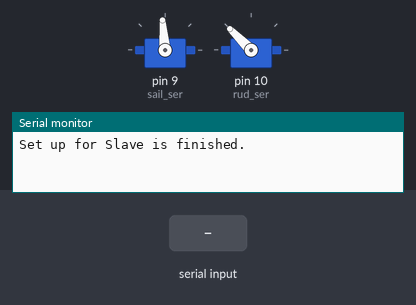
The sketch below on a simulated Arduino Uno, built with avr-gcc and run on an emulated ATmega328P. On the bench: 2 × servo, the last lines printed to the serial monitor. The inputs (shaded band) are chosen by the test bench.

Above: at 1.7 s.
1.8 s: "S90\n" received over Serial
At 2.4 s:
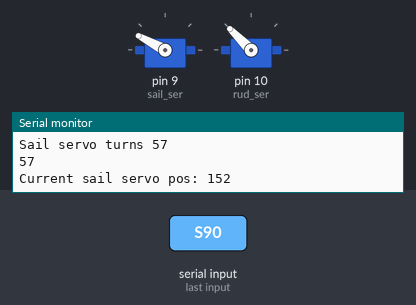
3.5 s: "W" received over Serial
5.0 s: "R90\n" received over Serial
At 5.9 s:
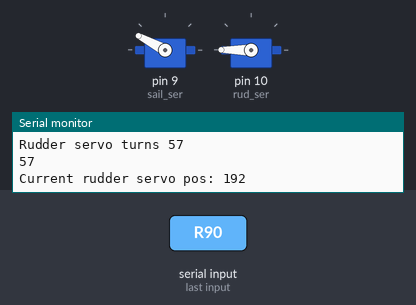
6.5 s: "Z90\n" received over Serial
At 7.0 s:
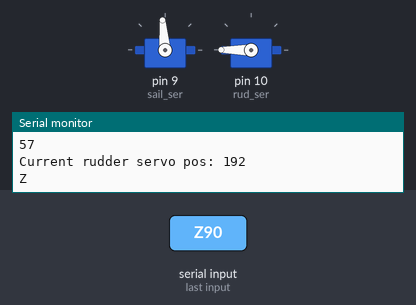
8.0 s: "Q,45\n" received over Serial
At 9.2 s:
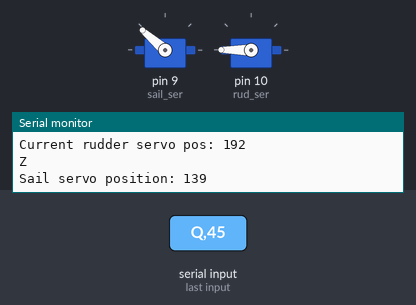
9.5 s: "X90\n" received over Serial
At 10.6 s:
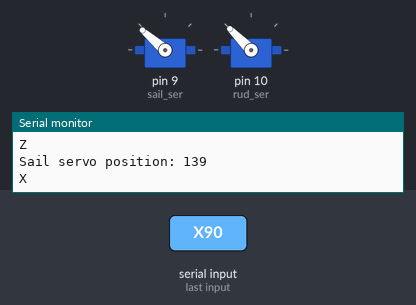
Timing chart, 0 to 12.0 s (numbered marks = the images above; inputs shaded):
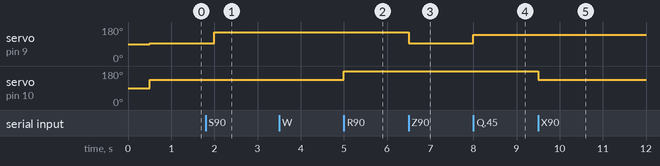

Measured:
- after the input at 1.8 s, servo on pin 9 (sail_ser): 95° → 152° after 0.20 s
- after the input at 5.0 s, servo on pin 10 (rud_ser): 135° → 180° at once
- after the input at 6.5 s, servo on pin 9 (sail_ser): 152° → 95° at once
- after the input at 8.0 s, servo on pin 9 (sail_ser): 95° → 139° at once
- after the input at 9.5 s, servo on pin 10 (rud_ser): 180° → 135° at once

The sketch:

Slave.ino
```cpp
#include <Servo.h>

// Slave:
// Receive command from master and send corresponding command to servo 1/2.
// Command:
// S/R + A/D + degree: sail/front wheel turns left/right for a given degree.
// Q/W + A/D + degree: sail/front wheel turns TO the position of left/right angle with the given degree.
// Z/X: sail/front wheel turns back to the course direction.

Servo sail_ser;
Servo rud_ser;
int sail_pos = 95;     // 0 - 180
int rud_pos = 135;      // 100 - 165


void setup() {
  // put your setup code here, to run once:
  sail_ser.attach(9);//the servo control used PWM
  rud_ser.attach(10);//the servo control used PWM2
  Serial.begin(9600);
  delay(500);
  while (Serial.read() >= 0) {} //清除可能存在的缓存
  sail_ser.write(sail_pos);
//  delay(150);
//  sail_ser.write(-sail_pos);
  rud_ser.write(rud_pos);
  Serial.println("Set up for Slave is finished.");
}

void loop() {
  // put your main code here, to run repeatedly:
  while (Serial.available()){
    int inChar = Serial.read();
    int delta_pos;
    delta_pos = decide_angle();
    if ((char)inChar == 'Z') {
      sail_pos = 95;
      sail_ser.write(sail_pos);
      Serial.println("Z");
    }
    if ((char) inChar == 'X') {
      rud_pos = 135;
      rud_ser.write(rud_pos);
      Serial.println("X");
    }
    if ((char)inChar == 'S') {
      sail_pos += delta_pos;
      if (sail_pos > 180) {
        sail_pos = 180;
      } else if (sail_pos < 0) {
        sail_pos = 0;
      }
      sail_ser.write(sail_pos);
      Serial.print("Sail servo turns ");
      Serial.println(delta_pos);
      Serial.println(delta_pos);
      Serial.print("Current sail servo pos: ");
      Serial.println(sail_pos);
    } else if ((char)inChar == 'R') {
      rud_pos += delta_pos;
//      if (rud_pos > 165) {
//        rud_pos = 165;
//      } else if (rud_pos < 100) {
//        rud_pos = 100;
//      }
      rud_ser.write(rud_pos);
      Serial.print("Rudder servo turns ");
      Serial.println(delta_pos);
      Serial.println(delta_pos);
      Serial.print("Current rudder servo pos: ");
      Serial.println(rud_pos);
//      delay(150);
//      rud_ser.write(-rud_pos);
    }
    if ((char)inChar == 'Q') {
      sail_pos = 95 + delta_pos;
      sail_ser.write(sail_pos);
      Serial.print("Sail servo position: ");
      Serial.println(sail_pos);
    } else if ((char)inChar == 'W') {
      rud_pos = 135 + delta_pos;
      rud_ser.write(rud_pos);
      Serial.print("Rudder servo position: ");
      Serial.println(rud_pos);
    }
//    Serial.println();
//    else {
//      Serial.println("Invalid servo.");
//    }
  }

  delay(500);
}

// TODO: 不确定向左向右的正负号
int decide_angle() {
  int cmd;
  if (Serial.available()){
    cmd = Serial.read();
    if (cmd == 'D') {
      return -read_abs_angle();
    } else if (cmd == 'A') {
      return read_abs_angle();
    }
//    else {
//      Serial.println("Invalid command.");
//    }
  }

}

// TODO: 没有处理异常的角度输入 & 角度输入必须为正
int read_abs_angle() {
  int current_char;
  String inString = "";
  while (true) {
    if (Serial.available()){
      current_char = Serial.read();
      // 注意：因为我们必须把指令读入之后在判断是否为数字，所以这个函数会消耗指令之后的一个字符才能break（建议每次传输指令时在角度后加一个空格啥的）
      if (isDigit(current_char)) {
        inString += (char)current_char;
      } else {
        break;
      }
    } else {
      break;
    }
  }
  return inString.toInt();
}
```
